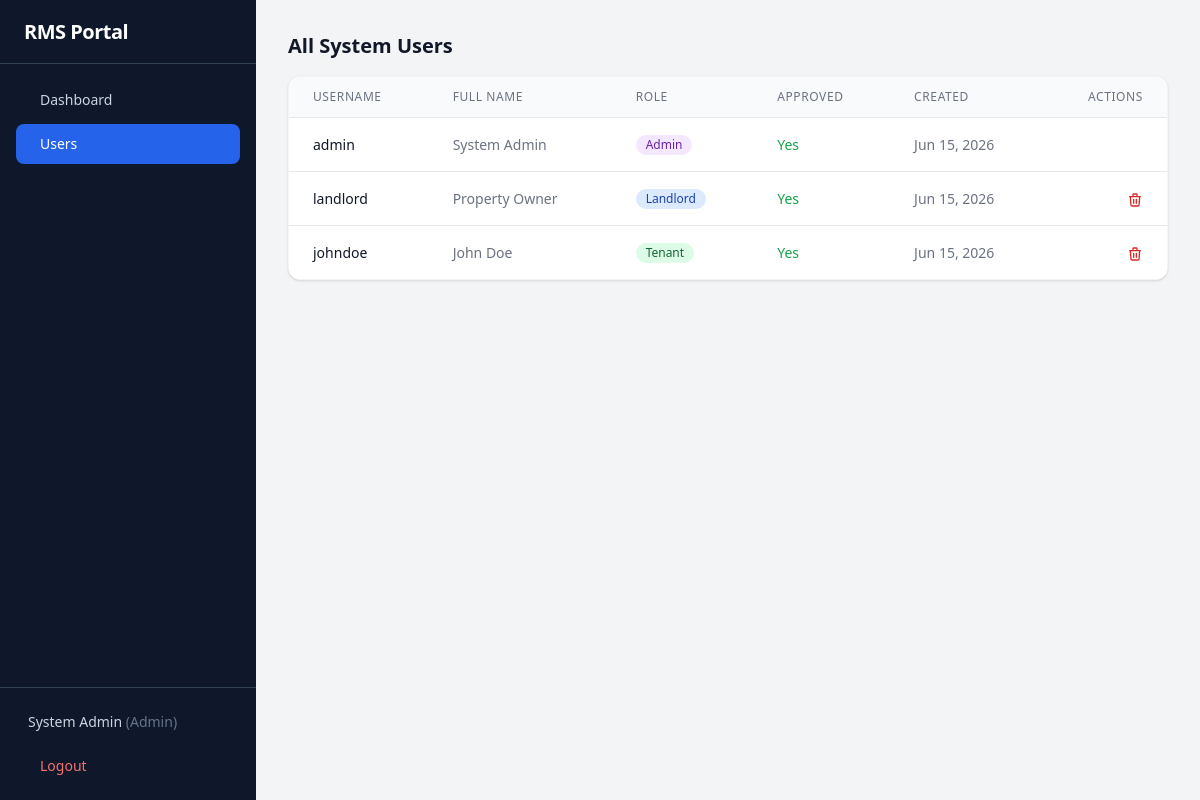
The app's page /users.php (signed in) with its own data.
### tables this page shows
CREATE TABLE IF NOT EXISTS users (
    id VARCHAR(20) PRIMARY KEY,
    username VARCHAR(50) UNIQUE NOT NULL,
    password VARCHAR(255) NOT NULL,
    full_name VARCHAR(255) DEFAULT NULL,
    phone VARCHAR(50) DEFAULT NULL,
    email VARCHAR(255) DEFAULT NULL,
    nida VARCHAR(50) DEFAULT NULL,
    role ENUM('admin','tenant','landlord') NOT NULL DEFAULT 'tenant',
    approved TINYINT(1) NOT NULL DEFAULT 1,
    property_address TEXT DEFAULT NULL,
    tenant_id VARCHAR(20) DEFAULT NULL,
    created_at TIMESTAMP DEFAULT CURRENT_TIMESTAMP
);

### config/database.php (called while the page is built, shortened)
<?php
$DB_HOST = getenv('DB_HOST') ?: 'localhost';
$DB_NAME = getenv('DB_NAME') ?: 'rms_portal';
$DB_USER = getenv('DB_USER') ?: 'root';
$DB_PASS = getenv('DB_PASS') ?: '';
try {
    $pdo = new PDO("mysql:host=$DB_HOST;dbname=$DB_NAME;charset=utf8mb4", $DB_USER, $DB_PASS, [
        PDO::ATTR_ERRMODE => PDO::ERRMODE_EXCEPTION,
        PDO::ATTR_DEFAULT_FETCH_MODE => PDO::FETCH_ASSOC,
        PDO::ATTR_EMULATE_PREPARES => false,
    ]);
} catch (PDOException $e) {
    die("Database connection failed: " . $e->getMessage());
}
function db(): PDO {
    global $pdo;
    return $pdo;
}

### includes/helpers.php (called while the page is built, shortened)
<?php
function hsc($str): string {
    return htmlspecialchars($str ?? '', ENT_QUOTES, 'UTF-8');
}

### includes/auth.php (called while the page is built, shortened)
<?php
require_once __DIR__ . '/../config/database.php';
function isLoggedIn(): bool {
    return isset($_SESSION['user_id']);
}
function getCurrentUser(): ?array {
    $stmt = db()->prepare("SELECT id, username, full_name, phone, email, nida, role, approved, property_address, tenant_id FROM users WHERE id = ?");
    $stmt->execute([$_SESSION['user_id']]);
    return $stmt->fetch() ?: null;
}

### users.php (the view, shortened to what this page needs)
<?php
require_once __DIR__ . '/config/database.php';
require_once __DIR__ . '/includes/auth.php';
require_once __DIR__ . '/includes/helpers.php';
$all_users = db()->query("SELECT * FROM users ORDER BY FIELD(role, 'admin', 'landlord', 'tenant'), username")->fetchAll();
$role_colors = [
    'admin' => 'bg-purple-100 text-purple-800',
    'landlord' => 'bg-blue-100 text-blue-800',
    'tenant' => 'bg-green-100 text-green-800',
];
?>
<div class="space-y-8">
    <div>
        <h2 class="text-xl font-bold text-gray-900 mb-4">All System Users</h2>
        <div class="bg-white rounded-xl shadow border border-gray-100 overflow-hidden">
            <div class="overflow-x-auto">
                <table class="min-w-full divide-y divide-gray-200">
                    <thead class="bg-gray-50">
                        <tr>
                            <th class="px-6 py-3 text-left text-xs font-medium text-gray-500 uppercase tracking-wider">Username</th>
                            <th class="px-6 py-3 text-left text-xs font-medium text-gray-500 uppercase tracking-wider">Full Name</th>
                            <th class="px-6 py-3 text-left text-xs font-medium text-gray-500 uppercase tracking-wider">Role</th>
                            <th class="px-6 py-3 text-left text-xs font-medium text-gray-500 uppercase tracking-wider">Approved</th>
                            <th class="px-6 py-3 text-left text-xs font-medium text-gray-500 uppercase tracking-wider">Created</th>
                            <th class="px-6 py-3 text-right text-xs font-medium text-gray-500 uppercase tracking-wider">Actions</th>
                        </tr>
                    </thead>
                    <tbody class="divide-y divide-gray-200 bg-white">
                        <?php foreach ($all_users as $u): ?>
                        <tr class="hover:bg-gray-50">
                            <td class="whitespace-nowrap px-6 py-4 text-sm font-medium text-gray-900"><?= hsc($u['username']) ?></td>
                            <td class="whitespace-nowrap px-6 py-4 text-sm text-gray-500"><?= hsc($u['full_name'] ?? '—') ?></td>
                            <td class="whitespace-nowrap px-6 py-4 text-sm">
                                <span class="inline-flex items-center px-2.5 py-0.5 rounded-full text-xs font-medium <?= $role_colors[$u['role']] ?? 'bg-gray-100 text-gray-800' ?>">
                                    <?= hsc(ucfirst($u['role'])) ?>
                                </span>
                            </td>
                            <td class="whitespace-nowrap px-6 py-4 text-sm">
                                <?php if ($u['approved']): ?>
                                <span class="text-green-600 font-medium">Yes</span>
                                <?php else: ?>
                                <span class="text-yellow-600 font-medium">Pending</span>
                                <?php endif; ?>
                            </td>
                            <td class="whitespace-nowrap px-6 py-4 text-sm text-gray-500"><?= date('M d, Y', strtotime($u['created_at'])) ?></td>
                            <td class="whitespace-nowrap px-6 py-4 text-right text-sm font-medium">
                                <?php if ($u['role'] !== 'admin'): ?>
                                <a href="?action=delete&id=<?= $u['id'] ?>" onclick="return confirm('Delete user <?= hsc($u['username']) ?>?')" class="text-red-600 hover:text-red-900">
                                    <svg class="w-4 h-4 inline" fill="none" stroke="currentColor" viewBox="0 0 24 24"><path stroke-linecap="round" stroke-linejoin="round" stroke-width="2" d="M19 7l-.867 12.142A2 2 0 0116.138 21H7.862a2 2 0 01-1.995-1.858L5 7m5 4v6m4-6v6m1-10V4a1 1 0 00-1-1h-4a1 1 0 00-1 1v3M4 7h16"/></svg>
                                </a>
                                <?php endif; ?>
                            </td>
                        </tr>
                        <?php endforeach; ?>
                    </tbody>
                </table>
            </div>
        </div>
    </div>
</div>
<?php
$content = ob_get_clean();
require __DIR__ . '/includes/layout.php';

### includes/layout.php (shortened to what this page needs)
<?php
require_once __DIR__ . '/auth.php';
require_once __DIR__ . '/helpers.php';
$user = getCurrentUser();
$current_page = basename($_SERVER['PHP_SELF'], '.php') ?: 'index';
$current_action = $_GET['action'] ?? '';
$admin_links = [
    ['name' => 'Dashboard', 'path' => 'index.php', 'icon' => 'dashboard'],
    ['name' => 'Users', 'path' => 'users.php', 'icon' => 'users'],
];
$landlord_links = [
    ['name' => 'Dashboard', 'path' => 'index.php', 'icon' => 'dashboard'],
    ['name' => 'Users', 'path' => 'users.php', 'icon' => 'users'],
    ['name' => 'My Properties', 'path' => 'properties.php', 'icon' => 'building'],
    ['name' => 'Tenants', 'path' => 'tenants.php', 'icon' => 'users'],
    ['name' => 'Contracts', 'path' => 'contracts.php', 'icon' => 'file-text'],
    ['name' => 'Payments', 'path' => 'payments.php', 'icon' => 'credit-card'],
    ['name' => 'Requests', 'path' => 'requests.php', 'icon' => 'message-square'],
    ['name' => 'Reports', 'path' => 'reports.php', 'icon' => 'bar-chart'],
];
$tenant_links = [
    ['name' => 'My Dashboard', 'path' => 'index.php', 'icon' => 'dashboard', 'action' => ''],
    ['name' => 'Pay Rent (Control No.)', 'path' => 'index.php?action=generate_control_number', 'icon' => 'credit-card', 'action' => 'generate_control_number'],
    ['name' => 'Renew Contract', 'path' => 'index.php?action=extension', 'icon' => 'file-text', 'action' => 'extension'],
    ['name' => 'Report Issue (Repair)', 'path' => 'index.php?action=maintenance', 'icon' => 'wrench', 'action' => 'maintenance'],
    ['name' => 'Notice to Vacate', 'path' => 'index.php?action=move_out', 'icon' => 'file-output', 'action' => 'move_out'],
];
if ($user['role'] === 'admin') {
    $links = $admin_links;
} elseif ($user['role'] === 'landlord') {
    $links = $landlord_links;
} else {
    $links = $tenant_links;
}
?>
<!DOCTYPE html>
<html lang="en">
<head>
    <script src="https://cdn.tailwindcss.com"></script>
</head>
<body class="bg-gray-100">
<div class="min-h-screen flex" x-data="{ sidebarOpen: false }">
    <aside class="fixed lg:static inset-y-0 left-0 z-30 w-64 bg-slate-900 transform transition-transform duration-200 ease-in-out -translate-x-full lg:translate-x-0 flex flex-col"
           x-bind:class="sidebarOpen ? 'translate-x-0' : '-translate-x-full lg:translate-x-0'">
        <div class="h-16 flex items-center justify-between px-6 border-b border-slate-700">
            <h1 class="text-xl font-bold text-white tracking-tight">RMS Portal</h1>
        </div>
        <nav class="flex-1 px-4 py-4 space-y-1 overflow-y-auto">
            <?php foreach ($links as $link):
                $is_active = false;
                if (isset($link['action'])) {
                    $is_active = $current_page === 'index' && $current_action === $link['action'];
                    if ($link['action'] === '') {
                        $is_active = $current_page === 'index' && $current_action === '';
                    }
                } else {
                    $is_active = $current_page === basename($link['path'], '.php');
                }
            ?>
            <a href="<?= $link['path'] ?>"
               class="flex items-center px-3 py-2.5 text-sm font-medium rounded-lg transition-colors <?= $is_active ? 'bg-blue-600 text-white' : 'text-slate-300 hover:bg-slate-800 hover:text-white' ?>">
                <?= $link['name'] ?>
            </a>
            <?php endforeach; ?>
        </nav>
        <div class="p-4 border-t border-slate-700">
            <div class="flex items-center px-3 py-2 text-sm text-slate-300">
                <span class="truncate flex-1"><?= hsc($user['full_name'] ?: $user['username']) ?> <span class="text-slate-500 capitalize">(<?= $user['role'] ?>)</span></span>
            </div>
            <a href="logout.php"
               class="mt-2 w-full flex items-center px-3 py-2 text-sm font-medium text-red-400 rounded-lg hover:bg-slate-800 transition-colors">
                Logout
            </a>
        </div>
    </aside>
    <main class="flex-1 flex flex-col min-w-0">
        <div class="flex-1 overflow-y-auto p-4 sm:p-6 lg:p-8">
            <div class="max-w-7xl mx-auto">
                <?= $content ?? '' ?>
            </div>
        </div>
    </main>
</div>
</body>
</html>

### records on screen
users: full_name "System Admin", role "Admin", username "admin", approved "Yes", created_at "Jun 15, 2026"
users: username "landlord", full_name "Property Owner", role "Landlord", approved "Yes", created_at "Jun 15, 2026"
users: username "johndoe", full_name "John Doe", role "Tenant", approved "Yes", created_at "Jun 15, 2026"

### other values on screen
$link['name'] "Dashboard"
$link['name'] "Users"
